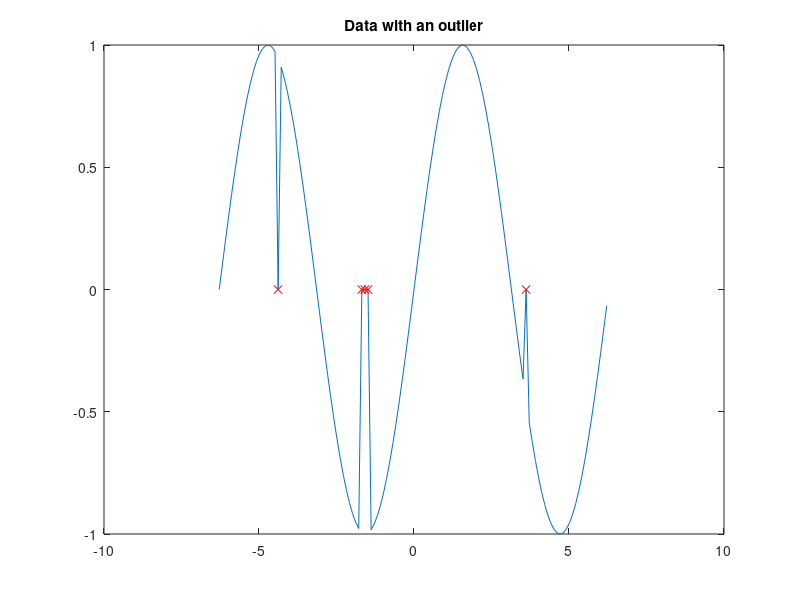

MATLAB code to generate this figure: (Note: this script raises an error after producing the figure.)
close all, clear all
outlierIdx = [47,48,49,100,20];
x = -2*pi:0.1:2*pi;
A = sin(x);
A(outlierIdx) = 10*floor(rand(size(outlierIdx)));

figure(1);
plot(x,A); hold on;
plot(x(outlierIdx),A(outlierIdx),'rx');
title('Data with an outlier');

A = hampelfilter(A,3,1);
plot(x,A,'-k'); hold on;

legend('Data','Outlier','Hampel-filtered')
